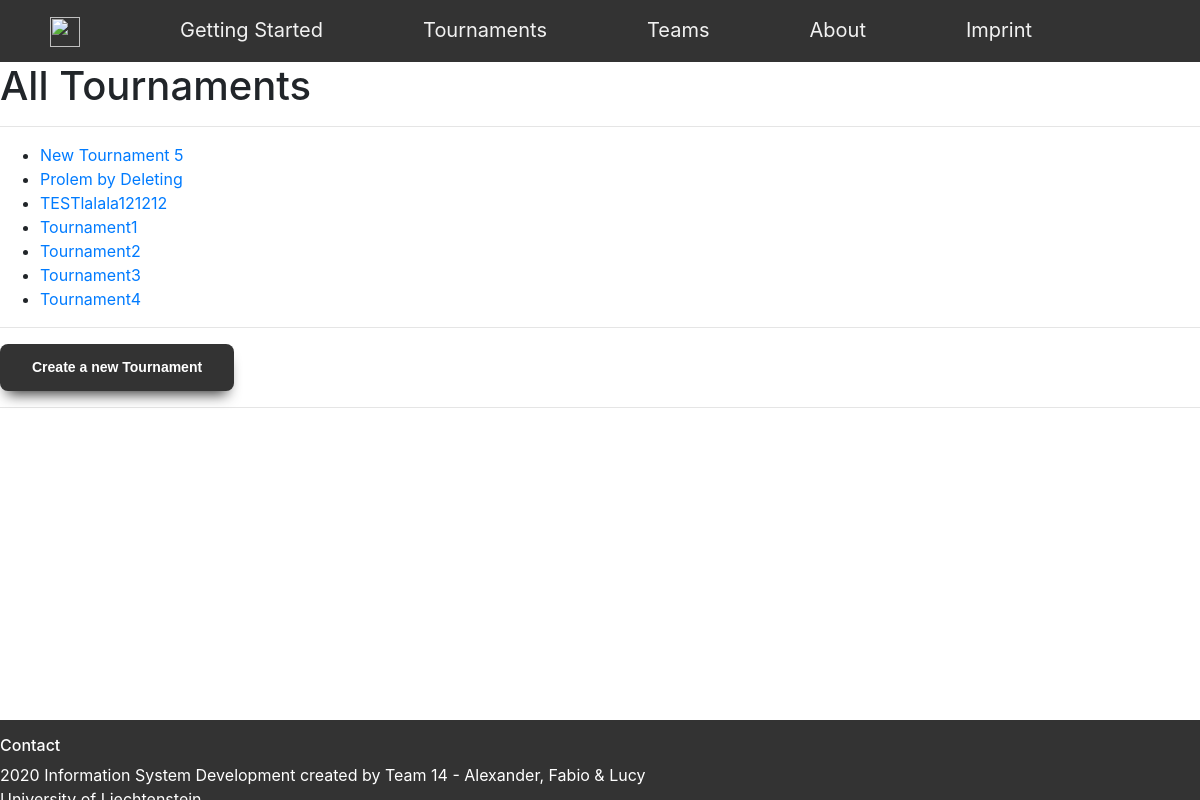
Before: /Tournament/ with the older database file.
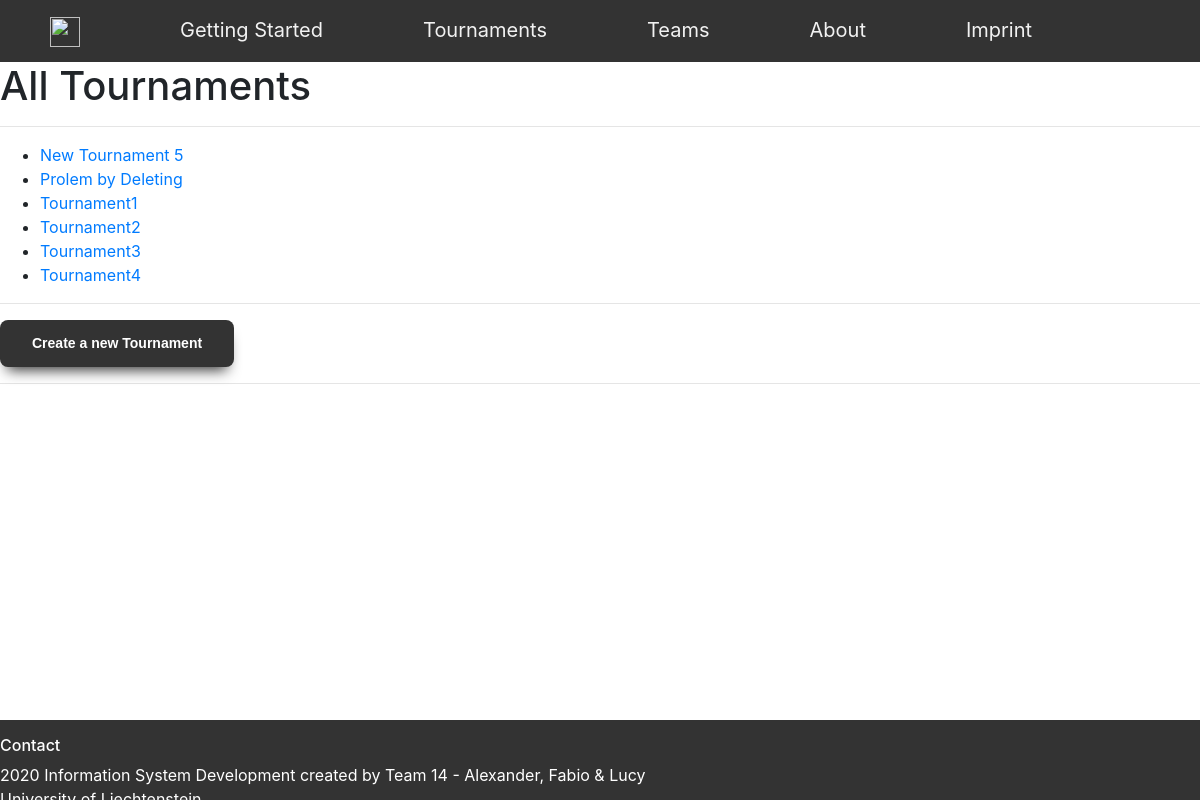
After: the same page with the newer database file.
### Tournament/models.py (models this page shows, shortened)
class Tournament(models.Model):
    TOURNAMENT_CHOICES = (
        ('8 Teams', '8 Teams'),
        ('16 Teams', '16 Teams'),
        ('32 Teams', '32 Teams'),
    )
    TournamentName = models.CharField(max_length=120)
    TournamentSize = models.CharField(max_length=120, choices=TOURNAMENT_CHOICES, default='Tournamentsize')

### Tournament/views.py (the view)
# urls.py: path('', (views.TournamentAllView.as_view()), name='Overview'),
class TournamentAllView(generic.ListView):
    template_name = 'Tournament/TournamentOverview.html'
    def get_queryset(self):
        return Tournament.objects.all().order_by('TournamentName')

### templates/Tournament/TournamentOverview.html
{% extends 'Base/base_3_content.html' %}
{% load static %}
{% block mainContent %}
    <h1>All Tournaments</h1>
{% endblock %}
{% block mainContent2 %}
{% if tournament_list %}
    <ul>
    {% for tournament in tournament_list %}
    <li><a href="{% url 'Tournament:Details' tournament.id %}">{{ tournament.TournamentName }}</a></li>
    {% endfor %}
    </ul>
{% else %}
    <p>No Tournaments created yet.</p>
{% endif %}
{% endblock %}
{% block mainContent3 %}
    <a href="{% url 'Tournament:Create' %}" class="StandardBtn">Create a new Tournament</a>
{% endblock %}

Changed rows visible on the page:
removed Tournament: TournamentName "TESTlalala121212"
